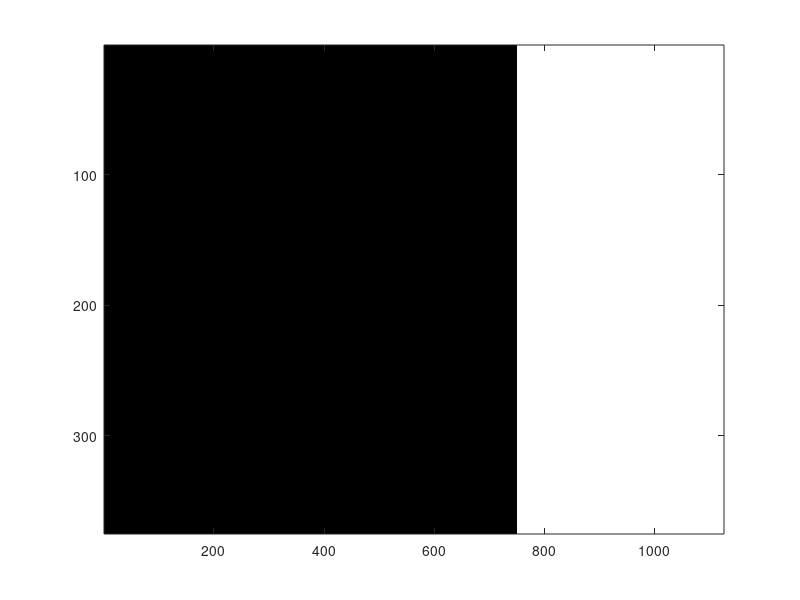

Reproduce this figure in MATLAB.
%make stims 

stim = zeros(375,1125);

img = stim;
img(1:125,:)=255;
imagesc(img)
colormap(gray)
save('\\zserver.cortexlab.net\Data\pregenerated_textures\JulieF\locations\img1.mat', 'img')

img = stim;
img(125:250,:)=1;
imagesc(img)
save('\\zserver.cortexlab.net\Data\pregenerated_textures\JulieF\locations\img2.mat', 'img')

img = stim;
img(250:end,:)=1;
imagesc(img)
save('\\zserver.cortexlab.net\Data\pregenerated_textures\JulieF\locations\img3.mat', 'img')

img = stim;
img(:,1:375)=1;
imagesc(img)
save('\\zserver.cortexlab.net\Data\pregenerated_textures\JulieF\locations\img4.mat', 'img')

img = stim;
img(:,375:375+375)=1;
imagesc(img)
save('\\zserver.cortexlab.net\Data\pregenerated_textures\JulieF\locations\img5.mat', 'img')

img = stim;
img(:,1125-375:end)=1;
imagesc(img)
save('\\zserver.cortexlab.net\Data\pregenerated_textures\JulieF\locations\img6.mat', 'img')